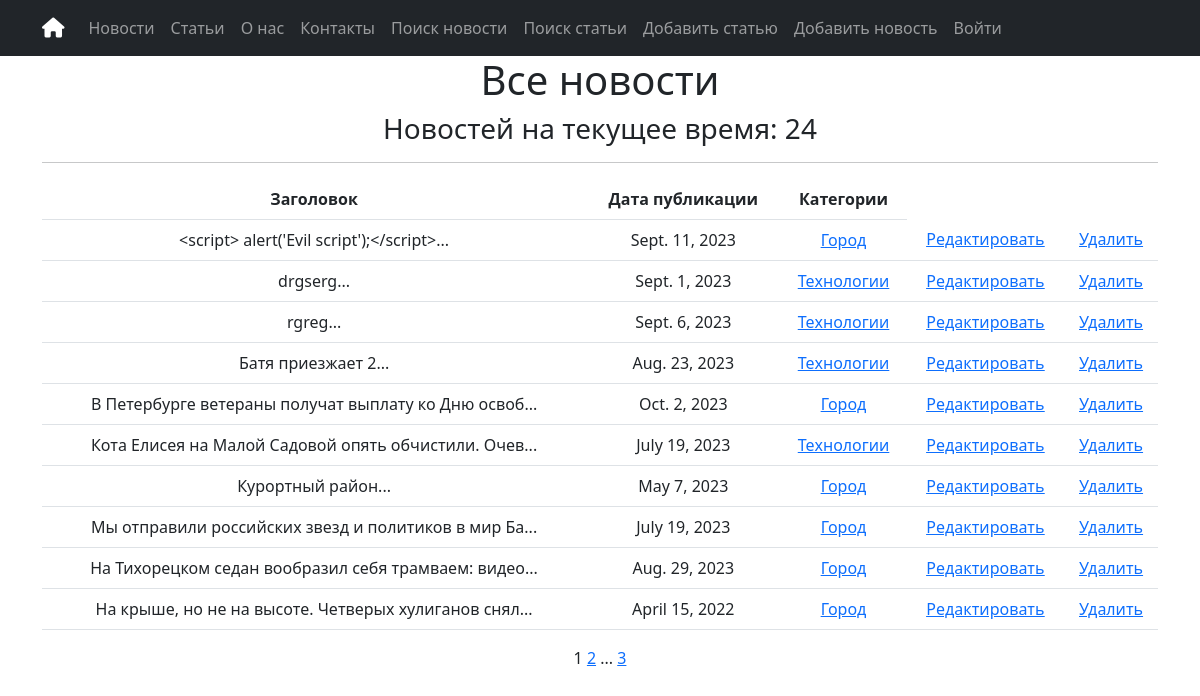
Page /news/ on the committed database.
### simpleapp/models.py (models this page shows, shortened)
class News(models.Model):
    title = models.CharField(
        max_length=50,
        unique=True,  # названия товаров не должны повторяться
    )
    description = models.TextField()
    date = models.DateField(help_text=("YYYY-MM-DD"))
    category = models.ManyToManyField(
        Category,
        related_name="news",  # все новости в категории будут доступны через поле news
    )
    class Meta:
        verbose_name_plural = "News"

class Category(models.Model):
    name = models.CharField(max_length=100, unique=True)
    subscribers = models.ManyToManyField(User, related_name="categories")
    def __str__(self):
        return self.name.title()
    class Meta:
        verbose_name_plural = "Categories"

### simpleapp/views.py (the view)
# urls.py: path("", cache_page(60)(NewsList.as_view()), name="news_list"),
class NewsList(ListView):
    model = News
    ordering = "title"
    template_name = "news.html"
    context_object_name = "news"
    paginate_by = 10  # вот так мы можем указать количество записей на странице
    def get_context_data(self, **kwargs):
        context = super().get_context_data(**kwargs)
        context["next_sale"] = f"Новостей на текущее время:"
        return context

### templates/news.html (shortened to what this page needs)
{% extends 'flatpages/default.html' %}
{% load custom_filters %}
{% load custom_tags %}
{% load cache %}
{% cache 30 header %}
{% block content %}
<h1>Все новости</h1>
{% if page_obj.paginator.count > 0 %}
<h3> {{ next_sale }} {{ page_obj.paginator.count }}</h3>
{% endif %}
<hr>
{% if news %}
<table class="table" style="width: 100%;">
    <thead>
        <tr>
            <th>Заголовок</th>
            <th>Дата публикации</th>
            <th>Категории</th>
        </tr>
    </thead>
    <tbody>
        {% for item in news %}
        <tr>
            <td>
                <a class="nav-link" href="{% url 'news_detail' pk=item.pk %}">{{ item.title|truncatewords:20}}...</a>
            </td>
            <td>{{ item.date }}</td>
            <td>
                {% for category in item.category.all %}
                <a href="{% url 'category_details' category.id %}">{{ category }}</a>
                {% endfor %}
            </td>
            <td>
                <a href="{% url 'news_update' item.id %}"><u>Редактировать</u></a>
            </td>
            <td>
                <a href="{% url 'news_delete' item.id %}"><u>Удалить</u></a>
            </td>
        </tr>
        {% endfor %}
    </tbody>
</table>
{% else %}
<h2>Новостей нет!</h2>
{% endif %}
{% if page_obj.paginator.count > 0 %}
{{ page_obj.number }}
{% if page_obj.has_next %}
<a href="?page={{ page_obj.next_page_number }}">{{ page_obj.next_page_number }}</a>
{% if paginator.num_pages != page_obj.next_page_number %}
...
<a href="?page={{ page_obj.paginator.num_pages }}">{{ page_obj.paginator.num_pages }}</a>
{% endif %}
{% endif %}
{% endif %}
{% endblock content %}
{% endcache %}

### rows in the picture
News: title "<script> alert('Evil script');</script>", date "Sept. 11, 2023"
Category: name "Город"
News: title "drgserg", date "Sept. 1, 2023"
Category: name "Технологии"
News: title "rgreg", date "Sept. 6, 2023"
News: title "Батя приезжает 2", date "Aug. 23, 2023"
News: title "В Петербурге ветераны получат выплату ко Дню освоб", date "Oct. 2, 2023"
News: title "Кота Елисея на Малой Садовой опять обчистили. Очев", date "July 19, 2023"
News: title "Курортный район", date "May 7, 2023"
News: title "Мы отправили российских звезд и политиков в мир Ба", date "July 19, 2023"
News: title "На Тихорецком седан вообразил себя трамваем: видео", date "Aug. 29, 2023"
News: title "На крыше, но не на высоте. Четверых хулиганов снял", date "April 15, 2022"

### other values in the picture
{{ next_sale }} "Новостей на текущее время:"
{{ page_obj.paginator.count }} "24"
{{ page_obj.number }} "1"
{{ page_obj.next_page_number }} "2"
{{ page_obj.paginator.num_pages }} "3"
